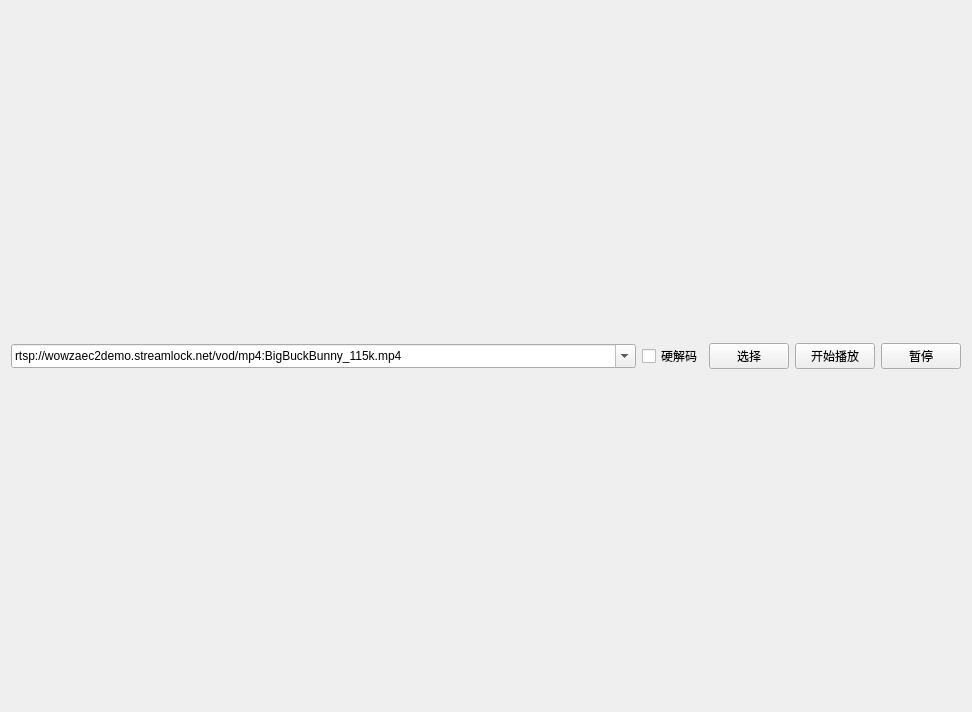
<?xml version="1.0" encoding="UTF-8"?>
<ui version="4.0">
 <class>Widget</class>
 <widget class="QWidget" name="Widget">
  <property name="geometry">
   <rect>
    <x>0</x>
    <y>0</y>
    <width>972</width>
    <height>712</height>
   </rect>
  </property>
  <property name="windowTitle">
   <string>Widget</string>
  </property>
  <layout class="QGridLayout" name="gridLayout_2">
   <item row="0" column="0">
    <widget class="QComboBox" name="com_url">
     <property name="editable">
      <bool>true</bool>
     </property>
     <property name="insertPolicy">
      <enum>QComboBox::InsertAtBottom</enum>
     </property>
     <property name="sizeAdjustPolicy">
      <enum>QComboBox::AdjustToMinimumContentsLengthWithIcon</enum>
     </property>
     <property name="duplicatesEnabled">
      <bool>false</bool>
     </property>
     <item>
      <property name="text">
       <string>rtsp://wowzaec2demo.streamlock.net/vod/mp4:BigBuckBunny_115k.mp4</string>
      </property>
     </item>
     <item>
      <property name="text">
       <string>rtmp://ns8.indexforce.com/home/mystream</string>
      </property>
     </item>
     <item>
      <property name="text">
       <string>rtmp://58.200.131.2:1935/livetv/cctv1</string>
      </property>
     </item>
     <item>
      <property name="text">
       <string>http://vfx.mtime.cn/Video/2019/02/04/mp4/190204084208765161.mp4</string>
      </property>
     </item>
     <item>
      <property name="text">
       <string>http://playertest.longtailvideo.com/adaptive/bipbop/gear4/prog_index.m3u8</string>
      </property>
     </item>
     <item>
      <property name="text">
       <string>http://clips.vorwaerts-gmbh.de/big_buck_bunny.mp4</string>
      </property>
     </item>
     <item>
      <property name="text">
       <string>http://vjs.zencdn.net/v/oceans.mp4</string>
      </property>
     </item>
     <item>
      <property name="text">
       <string>https://media.w3.org/2010/05/sintel/trailer.mp4</string>
      </property>
     </item>
     <item>
      <property name="text">
       <string>https://sf1-hscdn-tos.pstatp.com/obj/media-fe/xgplayer_doc_video/flv/xgplayer-demo-360p.flv</string>
      </property>
     </item>
    </widget>
   </item>
   <item row="0" column="1">
    <widget class="QCheckBox" name="check_HW">
     <property name="sizePolicy">
      <sizepolicy hsizetype="Fixed" vsizetype="Fixed">
       <horstretch>0</horstretch>
       <verstretch>0</verstretch>
      </sizepolicy>
     </property>
     <property name="text">
      <string>硬解码</string>
     </property>
    </widget>
   </item>
   <item row="0" column="2">
    <widget class="QPushButton" name="but_file">
     <property name="sizePolicy">
      <sizepolicy hsizetype="Fixed" vsizetype="Fixed">
       <horstretch>0</horstretch>
       <verstretch>0</verstretch>
      </sizepolicy>
     </property>
     <property name="text">
      <string>选择</string>
     </property>
    </widget>
   </item>
   <item row="0" column="3">
    <widget class="QPushButton" name="but_open">
     <property name="sizePolicy">
      <sizepolicy hsizetype="Fixed" vsizetype="Fixed">
       <horstretch>0</horstretch>
       <verstretch>0</verstretch>
      </sizepolicy>
     </property>
     <property name="text">
      <string>开始播放</string>
     </property>
    </widget>
   </item>
   <item row="0" column="4">
    <widget class="QPushButton" name="but_pause">
     <property name="sizePolicy">
      <sizepolicy hsizetype="Fixed" vsizetype="Fixed">
       <horstretch>0</horstretch>
       <verstretch>0</verstretch>
      </sizepolicy>
     </property>
     <property name="text">
      <string>暂停</string>
     </property>
    </widget>
   </item>
   <item row="1" column="0" colspan="5">
    <layout class="QGridLayout" name="gridLayout">
     <property name="spacing">
      <number>1</number>
     </property>
    </layout>
   </item>
  </layout>
 </widget>
 <resources/>
 <connections/>
</ui>
